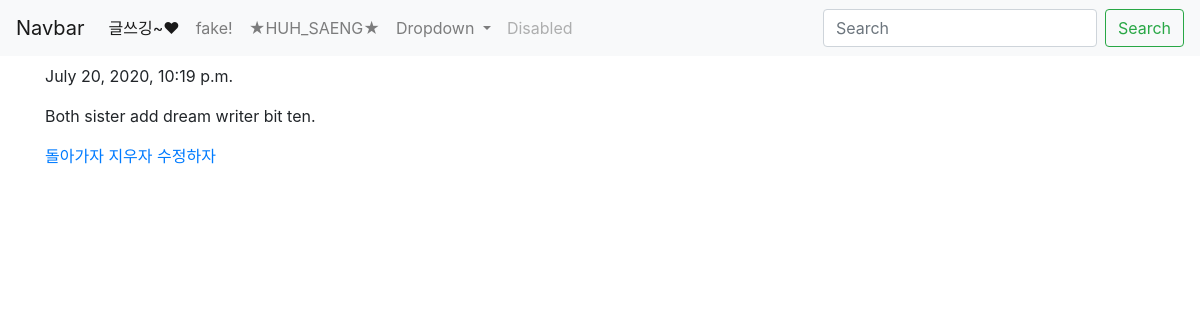
Page /blog/53/ on the committed database.
### blog/models.py (models this page shows, shortened)
class Blog(models.Model):
    title = models.CharField(max_length = 200)
    pub_date = models.DateTimeField('date published')
    body = models.TextField()

### blog/views.py (the view)
# urls.py: path('<int:blog_id>/',views.detail,name = 'detail'),
def detail(request,blog_id):
    blog_detail = get_object_or_404(Blog, pk=blog_id)
    return render(request,'detail.html', {'blog' : blog_detail})

### blog/templates/detail.html (shortened to what this page needs)
{% extends 'base.html' %}
{% block content %}
<p>{{blog.pub_date}}</p>
<p>{{blog.body}}</p>
<a href="{% url 'blog' %}">돌아가자</a>
<a href="{% url 'delete' blog.id %}">지우자</a>
<a href="{% url 'update' blog.id %}">수정하자</a>
{% endblock %}

### rows in the picture
Blog: pub_date "July 20, 2020, 10:19 p.m.", body "Both sister add dream writer bit ten."
